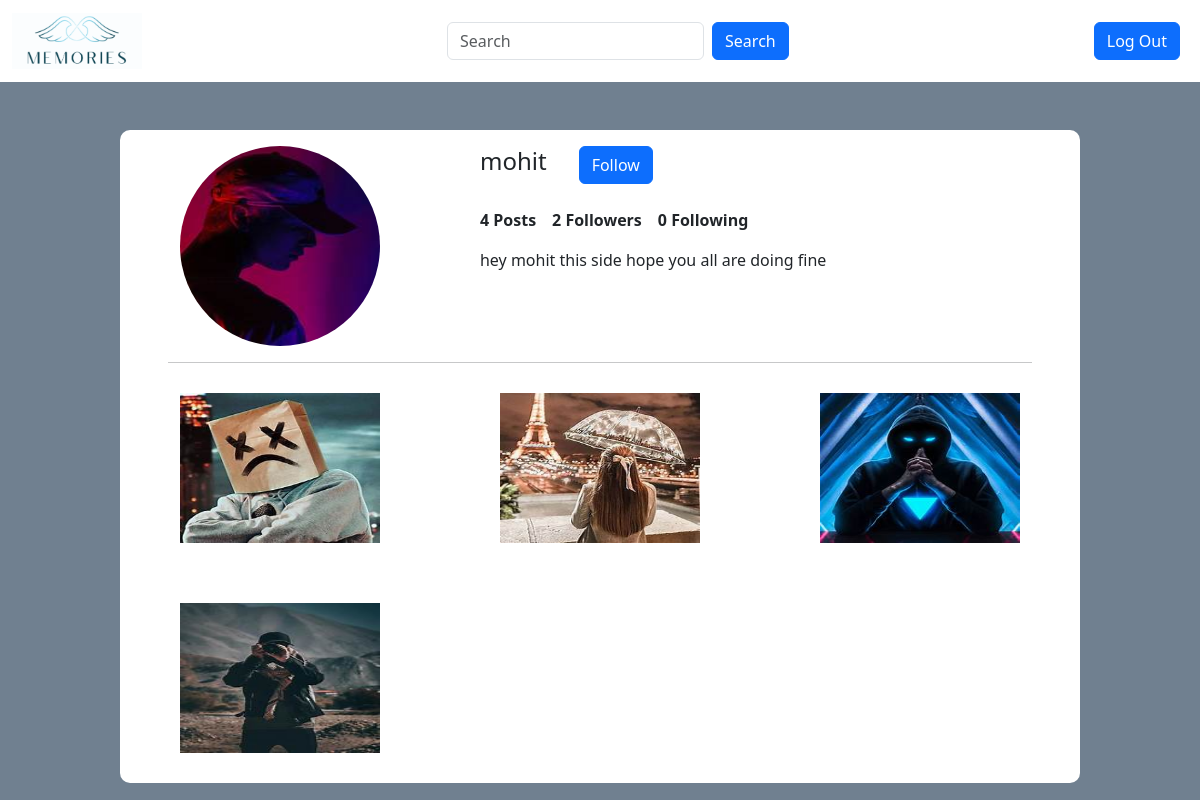
The page /profile/mohit (signed in) on the database its author committed.
### socialmediawebsite/models.py (models this page shows, shortened)
class Profile(models.Model):
    user = models.ForeignKey(User, on_delete=models.CASCADE)
    id_user = models.IntegerField()
    bio = models.TextField(blank=True)
    profileimg = models.ImageField(upload_to='profile_images', default='blank-profile-picture.png')
    location = models.CharField(max_length=100, blank=True)

class Post(models.Model):
    id = models.UUIDField(primary_key=True, default=uuid.uuid4)
    user = models.CharField(max_length=100)
    image = models.ImageField(upload_to='post_images')
    caption = models.TextField()
    created_at = models.DateTimeField(default=datetime.now)
    no_of_likes = models.IntegerField(default=0)

### socialmediawebsite/views.py (the view)
# urls.py: path('profile',include('socialmediawebsite.urls')),
@login_required(login_url='login')
def profile(request, pk):
    user_object = User.objects.get(username=pk)
    user_profile = Profile.objects.get(user=user_object)
    user_posts = Post.objects.filter(user=pk)
    user_post_length = len(user_posts)
    follower = request.user.username
    user = pk
    if FollowersCount.objects.filter(follower=follower, user=user).first():
        button_text = 'Unfollow'
    else:
        button_text = 'Follow'
    user_followers = len(FollowersCount.objects.filter(user=pk))
    user_following = len(FollowersCount.objects.filter(follower=pk))
    context = {
        'user_object': user_object,
        'user_profile': user_profile,
        'user_posts': user_posts,
        'user_post_length': user_post_length,
        'button_text': button_text,
        'user_followers':user_followers,
        'user_following':user_following,
    }
    return render(request,'profile.html',context)

### templates/profile.html (shortened to what this page needs)
{% load static %}
<!DOCTYPE html>
<html>
<head>
	<link rel="stylesheet" href="https://cdn.jsdelivr.net/npm/bootstrap@5.3.3/dist/css/bootstrap.min.css">
</head>
<body style="background-color: #708090;">
<nav class="navbar navbar-expand-md navbar-light bg-white">
    <div class="container-fluid">
      <a class="navbar-brand me-auto" href="/home/">
        <img src="{% static 'memories.png' %}" alt="Logo" style="width: 130px;">
      </a>
      <div class="offcanvas offcanvas-end" tabindex="-1" id="offcanvasNavbar" aria-labelledby="offcanvasNavbarLabel">
        <div class="offcanvas-body d-md-flex justify-content-end align-items-center">
          <form action="/search/" method="POST" class="d-flex mx-auto">
            <input name="username" class="form-control me-2" type="search" placeholder="Search" aria-label="Search">
            <button class="btn btn-primary" type="submit">Search</button>
          </form>
            <a class="btn btn-primary me-2" href="/logout/">Log Out</a>
        </div>
      </div>
    </div>
  </nav>
  <div class="bg-white" style="border-radius: 10px; width: 80%; margin: 0 auto; ">
  <div class="container mt-5 px-4 ">
  <div class="row gx-5">
    <div class="col-4">
      <div class="p-3 text-center">
        <img style="border-radius: 50%; width: 200px; height: 200px" src="{{user_profile.profileimg.url}}">
      </div>
    </div>
    <div class="col-8">
      <div class="p-3">
        <div class="d-flex align-items-center">
  <h4 class="me-3">{{ user_profile.user.username }}</h4>
  <form action="/follow" method="POST" class="mb-0 ms-3">
    {% if user_object.username == user.username %}
      <a href="/settings" class="btn btn-primary">Settings</a>
    {% else %}
      <button type="submit" name="follow" class="btn btn-primary">{{ button_text }}</button>
    {% endif %}
  </form>
</div>
<br>
<div class="d-flex align-items-center">
  <p class=""><b>{{user_post_length}} Posts</b></p>
<p class="ms-3"><b>{{user_followers}} Followers</b></p>
<p class="ms-3"><b>{{user_following}} Following</b></p>
</div>
<p>{{user_profile.bio}}</p>
      </div>
    </div>
  </div>
</div>
<hr style="width: 90%;margin: 0 auto;">
<div class="container text-center">
  <div class="row align-items-start">
    {% for post in user_posts %}
    <div style="padding: 30px;" class="col-4">
      <img width="200" height="150" src="{{post.image.url}}" alt="post image">
    </div>
    {% endfor %}
  </div>
</div>
</div>
</body>
</html>

### rows shown on the page
Profile: profileimg (picture), user.username "mohit", bio "hey mohit this side hope you all are doing fine"
Post: image (picture)
Post: image (picture)
Post: image (picture)
Post: image (picture)

### other values the page prints
{{ button_text }} "Follow"
{{ user_post_length }} "4"
{{ user_followers }} "2"
{{ user_following }} "0"
